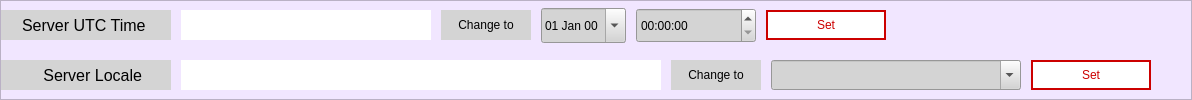
      <widget class="QFrame" name="frame">
       <property name="styleSheet">
        <string notr="true">background-color: rgb(241, 230, 255);</string>
       </property>
       <property name="frameShape">
        <enum>QFrame::StyledPanel</enum>
       </property>
       <property name="frameShadow">
        <enum>QFrame::Raised</enum>
       </property>
       <layout class="QVBoxLayout" name="verticalLayout">
        <property name="spacing">
         <number>10</number>
        </property>
        <property name="leftMargin">
         <number>0</number>
        </property>
        <property name="topMargin">
         <number>0</number>
        </property>
        <property name="rightMargin">
         <number>0</number>
        </property>
        <property name="bottomMargin">
         <number>0</number>
        </property>
        <item>
         <layout class="QHBoxLayout" name="horizontalLayout">
          <property name="spacing">
           <number>10</number>
          </property>
          <item>
           <widget class="QLabel" name="m_lblLP_6">
            <property name="sizePolicy">
             <sizepolicy hsizetype="Fixed" vsizetype="Fixed">
              <horstretch>0</horstretch>
              <verstretch>0</verstretch>
             </sizepolicy>
            </property>
            <property name="minimumSize">
             <size>
              <width>170</width>
              <height>30</height>
             </size>
            </property>
            <property name="font">
             <font>
              <family>MS Shell Dlg 2</family>
              <pointsize>12</pointsize>
              <weight>50</weight>
              <italic>false</italic>
              <bold>false</bold>
             </font>
            </property>
            <property name="styleSheet">
             <string notr="true">background-color: rgb(212, 212, 212);</string>
            </property>
            <property name="text">
             <string>  Server UTC Time   </string>
            </property>
            <property name="alignment">
             <set>Qt::AlignCenter</set>
            </property>
           </widget>
          </item>
          <item>
           <widget class="QLabel" name="label_UTC_Time">
            <property name="sizePolicy">
             <sizepolicy hsizetype="Fixed" vsizetype="Fixed">
              <horstretch>0</horstretch>
              <verstretch>0</verstretch>
             </sizepolicy>
            </property>
            <property name="minimumSize">
             <size>
              <width>250</width>
              <height>30</height>
             </size>
            </property>
            <property name="styleSheet">
             <string notr="true">background-color: rgb(255, 255, 255);</string>
            </property>
            <property name="text">
             <string/>
            </property>
            <property name="alignment">
             <set>Qt::AlignCenter</set>
            </property>
           </widget>
          </item>
          <item>
           <widget class="QLabel" name="label_2">
            <property name="sizePolicy">
             <sizepolicy hsizetype="Fixed" vsizetype="Fixed">
              <horstretch>0</horstretch>
              <verstretch>0</verstretch>
             </sizepolicy>
            </property>
            <property name="minimumSize">
             <size>
              <width>90</width>
              <height>30</height>
             </size>
            </property>
            <property name="styleSheet">
             <string notr="true">background-color: rgb(212, 212, 212);</string>
            </property>
            <property name="text">
             <string>Change to</string>
            </property>
            <property name="alignment">
             <set>Qt::AlignCenter</set>
            </property>
           </widget>
          </item>
          <item>
           <widget class="QDateTimeEdit" name="TimeStamp_Date">
            <property name="sizePolicy">
             <sizepolicy hsizetype="Preferred" vsizetype="Fixed">
              <horstretch>0</horstretch>
              <verstretch>0</verstretch>
             </sizepolicy>
            </property>
            <property name="maximumSize">
             <size>
              <width>130</width>
              <height>35</height>
             </size>
            </property>
            <property name="styleSheet">
             <string notr="true">QDateTimeEdit
{
background-color: rgb(212, 212, 212);
}
QDateTimeEdit:!enabled
{	
background-color: rgb(212, 212, 212);
	color:black;
}</string>
            </property>
            <property name="displayFormat">
             <string>dd MMM yy </string>
            </property>
            <property name="calendarPopup">
             <bool>true</bool>
            </property>
           </widget>
          </item>
          <item>
           <widget class="QTimeEdit" name="timeEdit_Time">
            <property name="sizePolicy">
             <sizepolicy hsizetype="Expanding" vsizetype="Fixed">
              <horstretch>0</horstretch>
              <verstretch>0</verstretch>
             </sizepolicy>
            </property>
            <property name="minimumSize">
             <size>
              <width>120</width>
              <height>35</height>
             </size>
            </property>
            <property name="maximumSize">
             <size>
              <width>120</width>
              <height>35</height>
             </size>
            </property>
            <property name="styleSheet">
             <string notr="true">background-color: rgb(212, 212, 212);</string>
            </property>
            <property name="displayFormat">
             <string>hh:mm:ss</string>
            </property>
            <property name="calendarPopup">
             <bool>true</bool>
            </property>
           </widget>
          </item>
          <item>
           <widget class="QPushButton" name="m_PshBtn_UTC_Time">
            <property name="sizePolicy">
             <sizepolicy hsizetype="Fixed" vsizetype="Fixed">
              <horstretch>0</horstretch>
              <verstretch>0</verstretch>
             </sizepolicy>
            </property>
            <property name="minimumSize">
             <size>
              <width>120</width>
              <height>30</height>
             </size>
            </property>
            <property name="toolTip">
             <string>&lt;!DOCTYPE HTML PUBLIC &quot;-//W3C//DTD HTML 4.0//EN&quot; &quot;http://www.w3.org/TR/REC-html40/strict.dtd&quot;&gt;
&lt;html&gt;&lt;head&gt;&lt;meta name=&quot;qrichtext&quot; content=&quot;1&quot; /&gt;&lt;style type=&quot;text/css&quot;&gt;
p, li { white-space: pre-wrap; }
&lt;/style&gt;&lt;/head&gt;&lt;body style=&quot; font-family:'Open Sans'; font-size:10pt; font-weight:400; font-style:normal;&quot;&gt;
&lt;p style=&quot; margin-top:0px; margin-bottom:0px; margin-left:0px; margin-right:0px; -qt-block-indent:0; text-indent:0px;&quot;&gt;  Set Server UTC Time   &lt;/p&gt;&lt;/body&gt;&lt;/html&gt;</string>
            </property>
            <property name="styleSheet">
             <string notr="true">QPushButton
{
border: 2px solid red;
border-width : 2px;
border-color: rgb(204, 0, 0);
background-color: rgb(255, 255, 255);
color: rgb(204, 0, 0);
font: 10pt &quot;Open Sans&quot;;

}
 QPushButton:hover 
{
     background-color: rgb(204, 0, 0);
     color: rgb(255, 255, 255);
 }
QPushButton:pressed
{
	border:1px solid red;
}
QToolTip
{
	background-color: rgb(255, 255, 127);
	color:rgb(0,0,0);
}
QPushButton:disabled
{
background-color: rgb(220, 220, 220);
}</string>
            </property>
            <property name="text">
             <string>Set</string>
            </property>
            <property name="icon">
             <iconset resource="img.qrc">
              <normaloff>:/images/apply-btn.png</normaloff>:/images/apply-btn.png</iconset>
            </property>
           </widget>
          </item>
          <item>
           <spacer name="horizontalSpacer_7">
            <property name="orientation">
             <enum>Qt::Horizontal</enum>
            </property>
            <property name="sizeHint" stdset="0">
             <size>
              <width>40</width>
              <height>20</height>
             </size>
            </property>
           </spacer>
          </item>
         </layout>
        </item>
        <item>
         <layout class="QHBoxLayout" name="horizontalLayout_2">
          <property name="spacing">
           <number>10</number>
          </property>
          <item>
           <widget class="QLabel" name="m_lblLP_7">
            <property name="sizePolicy">
             <sizepolicy hsizetype="Fixed" vsizetype="Fixed">
              <horstretch>0</horstretch>
              <verstretch>0</verstretch>
             </sizepolicy>
            </property>
            <property name="minimumSize">
             <size>
              <width>170</width>
              <height>30</height>
             </size>
            </property>
            <property name="font">
             <font>
              <family>MS Shell Dlg 2</family>
              <pointsize>12</pointsize>
              <weight>50</weight>
              <italic>false</italic>
              <bold>false</bold>
             </font>
            </property>
            <property name="styleSheet">
             <string notr="true">background-color: rgb(212, 212, 212);</string>
            </property>
            <property name="text">
             <string>    Server Locale </string>
            </property>
            <property name="alignment">
             <set>Qt::AlignCenter</set>
            </property>
           </widget>
          </item>
          <item>
           <widget class="QLabel" name="label_Locale_time">
            <property name="sizePolicy">
             <sizepolicy hsizetype="Preferred" vsizetype="Fixed">
              <horstretch>0</horstretch>
              <verstretch>0</verstretch>
             </sizepolicy>
            </property>
            <property name="minimumSize">
             <size>
              <width>480</width>
              <height>30</height>
             </size>
            </property>
            <property name="styleSheet">
             <string notr="true">background-color: rgb(255, 255, 255);</string>
            </property>
            <property name="text">
             <string/>
            </property>
            <property name="alignment">
             <set>Qt::AlignCenter</set>
            </property>
           </widget>
          </item>
          <item>
           <widget class="QLabel" name="label_3">
            <property name="sizePolicy">
             <sizepolicy hsizetype="Fixed" vsizetype="Fixed">
              <horstretch>0</horstretch>
              <verstretch>0</verstretch>
             </sizepolicy>
            </property>
            <property name="minimumSize">
             <size>
              <width>90</width>
              <height>30</height>
             </size>
            </property>
            <property name="styleSheet">
             <string notr="true">background-color: rgb(212, 212, 212);</string>
            </property>
            <property name="text">
             <string>Change to</string>
            </property>
            <property name="alignment">
             <set>Qt::AlignCenter</set>
            </property>
           </widget>
          </item>
          <item>
           <widget class="QComboBox" name="comboBox_Locale">
            <property name="minimumSize">
             <size>
              <width>250</width>
              <height>30</height>
             </size>
            </property>
            <property name="maximumSize">
             <size>
              <width>250</width>
              <height>30</height>
             </size>
            </property>
            <property name="palette">
             <palette>
              <active>
               <colorrole role="WindowText">
                <brush brushstyle="SolidPattern">
                 <color alpha="255">
                  <red>0</red>
                  <green>0</green>
                  <blue>0</blue>
                 </color>
                </brush>
               </colorrole>
               <colorrole role="Button">
                <brush brushstyle="SolidPattern">
                 <color alpha="255">
                  <red>212</red>
                  <green>212</green>
                  <blue>212</blue>
                 </color>
                </brush>
               </colorrole>
               <colorrole role="Text">
                <brush brushstyle="SolidPattern">
                 <color alpha="255">
                  <red>0</red>
                  <green>0</green>
                  <blue>0</blue>
                 </color>
                </brush>
               </colorrole>
               <colorrole role="ButtonText">
                <brush brushstyle="SolidPattern">
                 <color alpha="255">
                  <red>0</red>
                  <green>0</green>
                  <blue>0</blue>
                 </color>
                </brush>
               </colorrole>
               <colorrole role="Base">
                <brush brushstyle="SolidPattern">
                 <color alpha="255">
                  <red>212</red>
                  <green>212</green>
                  <blue>212</blue>
                 </color>
                </brush>
               </colorrole>
               <colorrole role="Window">
                <brush brushstyle="SolidPattern">
                 <color alpha="255">
                  <red>212</red>
                  <green>212</green>
                  <blue>212</blue>
                 </color>
                </brush>
               </colorrole>
               <colorrole role="Highlight">
                <brush brushstyle="SolidPattern">
                 <color alpha="255">
                  <red>255</red>
                  <green>200</green>
                  <blue>29</blue>
                 </color>
                </brush>
               </colorrole>
               <colorrole role="HighlightedText">
                <brush brushstyle="SolidPattern">
                 <color alpha="255">
                  <red>0</red>
                  <green>0</green>
                  <blue>0</blue>
                 </color>
                </brush>
               </colorrole>
               <colorrole role="PlaceholderText">
                <brush brushstyle="NoBrush">
                 <color alpha="128">
                  <red>0</red>
                  <green>0</green>
                  <blue>0</blue>
                 </color>
                </brush>
               </colorrole>
              </active>
              <inactive>
               <colorrole role="WindowText">
                <brush brushstyle="SolidPattern">
                 <color alpha="255">
                  <red>0</red>
                  <green>0</green>
                  <blue>0</blue>
                 </color>
                </brush>
               </colorrole>
               <colorrole role="Button">
                <brush brushstyle="SolidPattern">
                 <color alpha="255">
                  <red>212</red>
                  <green>212</green>
                  <blue>212</blue>
                 </color>
                </brush>
               </colorrole>
               <colorrole role="Text">
                <brush brushstyle="SolidPattern">
                 <color alpha="255">
                  <red>0</red>
                  <green>0</green>
                  <blue>0</blue>
                 </color>
                </brush>
               </colorrole>
               <colorrole role="ButtonText">
                <brush brushstyle="SolidPattern">
                 <color alpha="255">
                  <red>0</red>
                  <green>0</green>
                  <blue>0</blue>
                 </color>
                </brush>
               </colorrole>
               <colorrole role="Base">
                <brush brushstyle="SolidPattern">
                 <color alpha="255">
                  <red>212</red>
                  <green>212</green>
                  <blue>212</blue>
                 </color>
                </brush>
               </colorrole>
               <colorrole role="Window">
                <brush brushstyle="SolidPattern">
                 <color alpha="255">
                  <red>212</red>
                  <green>212</green>
                  <blue>212</blue>
                 </color>
                </brush>
               </colorrole>
               <colorrole role="Highlight">
                <brush brushstyle="SolidPattern">
                 <color alpha="255">
                  <red>255</red>
                  <green>200</green>
                  <blue>29</blue>
                 </color>
                </brush>
               </colorrole>
               <colorrole role="HighlightedText">
                <brush brushstyle="SolidPattern">
                 <color alpha="255">
                  <red>0</red>
                  <green>0</green>
                  <blue>0</blue>
                 </color>
                </brush>
               </colorrole>
               <colorrole role="PlaceholderText">
                <brush brushstyle="NoBrush">
                 <color alpha="128">
                  <red>0</red>
                  <green>0</green>
                  <blue>0</blue>
                 </color>
                </brush>
               </colorrole>
              </inactive>
              <disabled>
               <colorrole role="WindowText">
                <brush brushstyle="SolidPattern">
                 <color alpha="255">
                  <red>0</red>
                  <green>0</green>
                  <blue>0</blue>
                 </color>
                </brush>
               </colorrole>
               <colorrole role="Button">
                <brush brushstyle="SolidPattern">
                 <color alpha="255">
                  <red>212</red>
                  <green>212</green>
                  <blue>212</blue>
                 </color>
                </brush>
               </colorrole>
               <colorrole role="Text">
                <brush brushstyle="SolidPattern">
                 <color alpha="255">
                  <red>0</red>
                  <green>0</green>
                  <blue>0</blue>
                 </color>
                </brush>
               </colorrole>
               <colorrole role="ButtonText">
                <brush brushstyle="SolidPattern">
                 <color alpha="255">
                  <red>0</red>
                  <green>0</green>
                  <blue>0</blue>
                 </color>
                </brush>
               </colorrole>
               <colorrole role="Base">
                <brush brushstyle="SolidPattern">
                 <color alpha="255">
                  <red>212</red>
                  <green>212</green>
                  <blue>212</blue>
                 </color>
                </brush>
               </colorrole>
               <colorrole role="Window">
                <brush brushstyle="SolidPattern">
                 <color alpha="255">
                  <red>212</red>
                  <green>212</green>
                  <blue>212</blue>
                 </color>
                </brush>
               </colorrole>
               <colorrole role="Highlight">
                <brush brushstyle="SolidPattern">
                 <color alpha="255">
                  <red>255</red>
                  <green>200</green>
                  <blue>29</blue>
                 </color>
                </brush>
               </colorrole>
               <colorrole role="HighlightedText">
                <brush brushstyle="SolidPattern">
                 <color alpha="255">
                  <red>0</red>
                  <green>0</green>
                  <blue>0</blue>
                 </color>
                </brush>
               </colorrole>
               <colorrole role="PlaceholderText">
                <brush brushstyle="NoBrush">
                 <color alpha="128">
                  <red>0</red>
                  <green>0</green>
                  <blue>0</blue>
                 </color>
                </brush>
               </colorrole>
              </disabled>
             </palette>
            </property>
            <property name="focusPolicy">
             <enum>Qt::ClickFocus</enum>
            </property>
            <property name="toolTip">
             <string>&lt;html&gt;&lt;head/&gt;&lt;body&gt;&lt;p&gt;List of Saved Plots&lt;/p&gt;&lt;/body&gt;&lt;/html&gt;</string>
            </property>
            <property name="styleSheet">
             <string notr="true">background-color: rgb(212, 212, 212);</string>
            </property>
            <property name="editable">
             <bool>true</bool>
            </property>
           </widget>
          </item>
          <item>
           <widget class="QPushButton" name="m_PshBtn_LocaleTime">
            <property name="sizePolicy">
             <sizepolicy hsizetype="Fixed" vsizetype="Fixed">
              <horstretch>0</horstretch>
              <verstretch>0</verstretch>
             </sizepolicy>
            </property>
            <property name="minimumSize">
             <size>
              <width>120</width>
              <height>30</height>
             </size>
            </property>
            <property name="toolTip">
             <string>&lt;!DOCTYPE HTML PUBLIC &quot;-//W3C//DTD HTML 4.0//EN&quot; &quot;http://www.w3.org/TR/REC-html40/strict.dtd&quot;&gt;
&lt;html&gt;&lt;head&gt;&lt;meta name=&quot;qrichtext&quot; content=&quot;1&quot; /&gt;&lt;style type=&quot;text/css&quot;&gt;
p, li { white-space: pre-wrap; }
&lt;/style&gt;&lt;/head&gt;&lt;body style=&quot; font-family:'Open Sans'; font-size:10pt; font-weight:400; font-style:normal;&quot;&gt;
&lt;p style=&quot; margin-top:0px; margin-bottom:0px; margin-left:0px; margin-right:0px; -qt-block-indent:0; text-indent:0px;&quot;&gt;Set Server Locale &lt;/p&gt;&lt;/body&gt;&lt;/html&gt;</string>
            </property>
            <property name="styleSheet">
             <string notr="true">QPushButton
{
border: 2px solid red;
border-width : 2px;
border-color: rgb(204, 0, 0);
background-color: rgb(255, 255, 255);
color: rgb(204, 0, 0);
font: 10pt &quot;Open Sans&quot;;

}
 QPushButton:hover 
{
     background-color: rgb(204, 0, 0);
     color: rgb(255, 255, 255);
 }
QPushButton:pressed
{
	border:1px solid red;
}
QToolTip
{
	background-color: rgb(255, 255, 127);
	color:rgb(0,0,0);
}
QPushButton:disabled
{
background-color: rgb(220, 220, 220);
}</string>
            </property>
            <property name="text">
             <string>Set</string>
            </property>
            <property name="icon">
             <iconset resource="img.qrc">
              <normaloff>:/images/apply-btn.png</normaloff>:/images/apply-btn.png</iconset>
            </property>
           </widget>
          </item>
          <item>
           <spacer name="horizontalSpacer_8">
            <property name="orientation">
             <enum>Qt::Horizontal</enum>
            </property>
            <property name="sizeHint" stdset="0">
             <size>
              <width>40</width>
              <height>20</height>
             </size>
            </property>
           </spacer>
          </item>
         </layout>
        </item>
       </layout>
      </widget>
